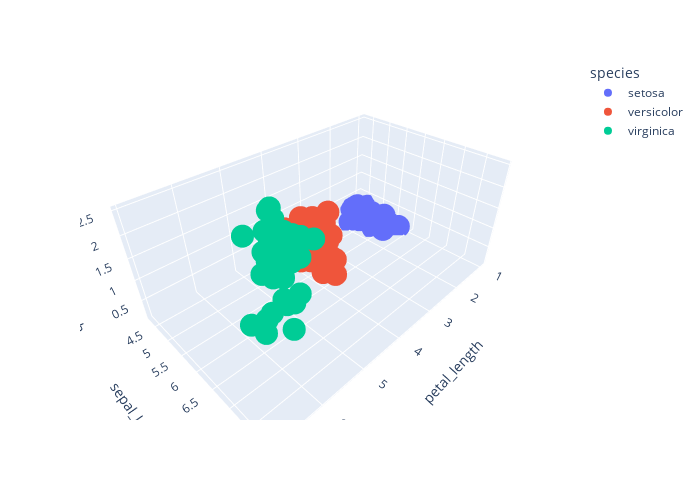

Notebook code for this chart:
### Code cell
import plotly.express as px
fig = px.scatter_3d(df, x='petal_length', z='petal_width', y='sepal_length',
              color='species')
fig.update_layout(width=700, height=500)
# fig.update_layout(margin={"r":0,"t":0,"l":10,"b":0})
fig.show()

### Figure 1 — Plotly figure (JSON) as saved in the notebook; plotly's stock layout.template omitted (floating-point values rounded to 4 significant figures)
{"data": [{"hovertemplate": "species=setosa<br>petal_length=%{x}<br>sepal_length=%{y}<br>petal_width=%{z}<extra></extra>", "legendgroup": "setosa", "marker": {"color": "#636efa", "symbol": "circle"}, "mode": "markers", "name": "setosa", "scene": "scene", "showlegend": true, "type": "scatter3d", "x": [1.4, 1.4, 1.3, 1.5, 1.4, 1.7, 1.4, 1.5, 1.4, 1.5, 1.5, 1.6, 1.4, 1.1, 1.2, 1.5, 1.3, 1.4, 1.7, 1.5, 1.7, 1.5, 1, 1.7, 1.9, 1.6, 1.6, 1.5, 1.4, 1.6, 1.6, 1.5, 1.5, 1.4, 1.5, 1.2, 1.3, 1.4, 1.3, 1.5, 1.3, 1.3, 1.3, 1.6, 1.9, 1.4, 1.6, 1.4, 1.5, 1.4], "y": [5.1, 4.9, 4.7, 4.6, 5, 5.4, 4.6, 5, 4.4, 4.9, 5.4, 4.8, 4.8, 4.3, 5.8, 5.7, 5.4, 5.1, 5.7, 5.1, 5.4, 5.1, 4.6, 5.1, 4.8, 5, 5, 5.2, 5.2, 4.7, 4.8, 5.4, 5.2, 5.5, 4.9, 5, 5.5, 4.9, 4.4, 5.1, 5, 4.5, 4.4, 5, 5.1, 4.8, 5.1, 4.6, 5.3, 5], "z": [0.2, 0.2, 0.2, 0.2, 0.2, 0.4, 0.3, 0.2, 0.2, 0.1, 0.2, 0.2, 0.1, 0.1, 0.2, 0.4, 0.4, 0.3, 0.3, 0.3, 0.2, 0.4, 0.2, 0.5, 0.2, 0.2, 0.4, 0.2, 0.2, 0.2, 0.2, 0.4, 0.1, 0.2, 0.2, 0.2, 0.2, 0.1, 0.2, 0.2, 0.3, 0.3, 0.2, 0.6, 0.4, 0.3, 0.2, 0.2, 0.2, 0.2]}, {"hovertemplate": "species=versicolor<br>petal_length=%{x}<br>sepal_length=%{y}<br>petal_width=%{z}<extra></extra>", "legendgroup": "versicolor", "marker": {"color": "#EF553B", "symbol": "circle"}, "mode": "markers", "name": "versicolor", "scene": "scene", "showlegend": true, "type": "scatter3d", "x": [4.7, 4.5, 4.9, 4, 4.6, 4.5, 4.7, 3.3, 4.6, 3.9, 3.5, 4.2, 4, 4.7, 3.6, 4.4, 4.5, 4.1, 4.5, 3.9, 4.8, 4, 4.9, 4.7, 4.3, 4.4, 4.8, 5, 4.5, 3.5, 3.8, 3.7, 3.9, 5.1, 4.5, 4.5, 4.7, 4.4, 4.1, 4, 4.4, 4.6, 4, 3.3, 4.2, 4.2, 4.2, 4.3, 3, 4.1], "y": [7, 6.4, 6.9, 5.5, 6.5, 5.7, 6.3, 4.9, 6.6, 5.2, 5, 5.9, 6, 6.1, 5.6, 6.7, 5.6, 5.8, 6.2, 5.6, 5.9, 6.1, 6.3, 6.1, 6.4, 6.6, 6.8, 6.7, 6, 5.7, 5.5, 5.5, 5.8, 6, 5.4, 6, 6.7, 6.3, 5.6, 5.5, 5.5, 6.1, 5.8, 5, 5.6, 5.7, 5.7, 6.2, 5.1, 5.7], "z": [1.4, 1.5, 1.5, 1.3, 1.5, 1.3, 1.6, 1, 1.3, 1.4, 1, 1.5, 1, 1.4, 1.3, 1.4, 1.5, 1, 1.5, 1.1, 1.8, 1.3, 1.5, 1.2, 1.3, 1.4, 1.4, 1.7, 1.5, 1, 1.1, 1, 1.2, 1.6, 1.5, 1.6, 1.5, 1.3, 1.3, 1.3, 1.2, 1.4, 1.2, 1, 1.3, 1.2, 1.3, 1.3, 1.1, 1.3]}, {"hovertemplate": "species=virginica<br>petal_length=%{x}<br>sepal_length=%{y}<br>petal_width=%{z}<extra></extra>", "legendgroup": "virginica", "marker": {"color": "#00cc96", "symbol": "circle"}, "mode": "markers", "name": "virginica", "scene": "scene", "showlegend": true, "type": "scatter3d", "x": [6, 5.1, 5.9, 5.6, 5.8, 6.6, 4.5, 6.3, 5.8, 6.1, 5.1, 5.3, 5.5, 5, 5.1, 5.3, 5.5, 6.7, 6.9, 5, 5.7, 4.9, 6.7, 4.9, 5.7, 6, 4.8, 4.9, 5.6, 5.8, 6.1, 6.4, 5.6, 5.1, 5.6, 6.1, 5.6, 5.5, 4.8, 5.4, 5.6, 5.1, 5.1, 5.9, 5.7, 5.2, 5, 5.2, 5.4, 5.1], "y": [6.3, 5.8, 7.1, 6.3, 6.5, 7.6, 4.9, 7.3, 6.7, 7.2, 6.5, 6.4, 6.8, 5.7, 5.8, 6.4, 6.5, 7.7, 7.7, 6, 6.9, 5.6, 7.7, 6.3, 6.7, 7.2, 6.2, 6.1, 6.4, 7.2, 7.4, 7.9, 6.4, 6.3, 6.1, 7.7, 6.3, 6.4, 6, 6.9, 6.7, 6.9, 5.8, 6.8, 6.7, 6.7, 6.3, 6.5, 6.2, 5.9], "z": [2.5, 1.9, 2.1, 1.8, 2.2, 2.1, 1.7, 1.8, 1.8, 2.5, 2, 1.9, 2.1, 2, 2.4, 2.3, 1.8, 2.2, 2.3, 1.5, 2.3, 2, 2, 1.8, 2.1, 1.8, 1.8, 1.8, 2.1, 1.6, 1.9, 2, 2.2, 1.5, 1.4, 2.3, 2.4, 1.8, 1.8, 2.1, 2.4, 2.3, 1.9, 2.3, 2.5, 2.3, 1.9, 2, 2.3, 1.8]}], "layout": {"height": 500, "legend": {"title": {"text": "species"}, "tracegroupgap": 0}, "margin": {"t": 60}, "scene": {"domain": {"x": [0, 1], "y": [0, 1]}, "xaxis": {"title": {"text": "petal_length"}}, "yaxis": {"title": {"text": "sepal_length"}}, "zaxis": {"title": {"text": "petal_width"}}}, "width": 700}}
